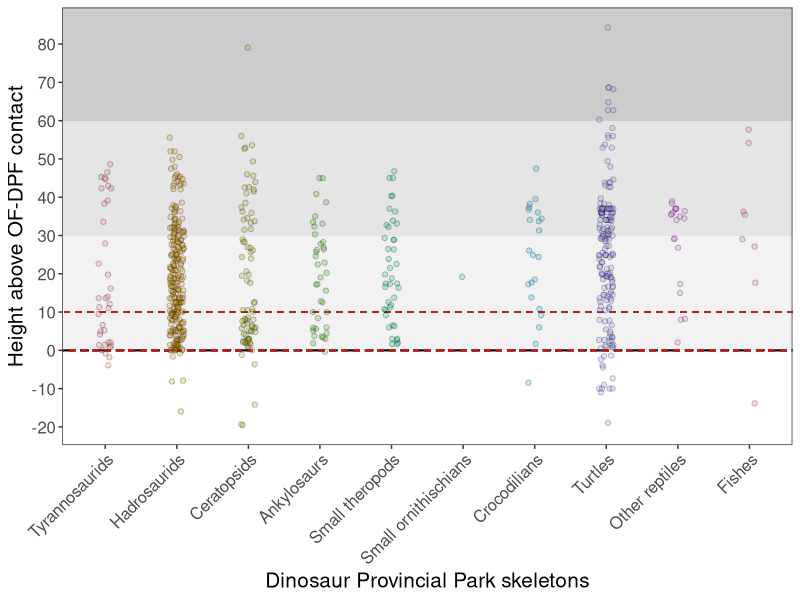
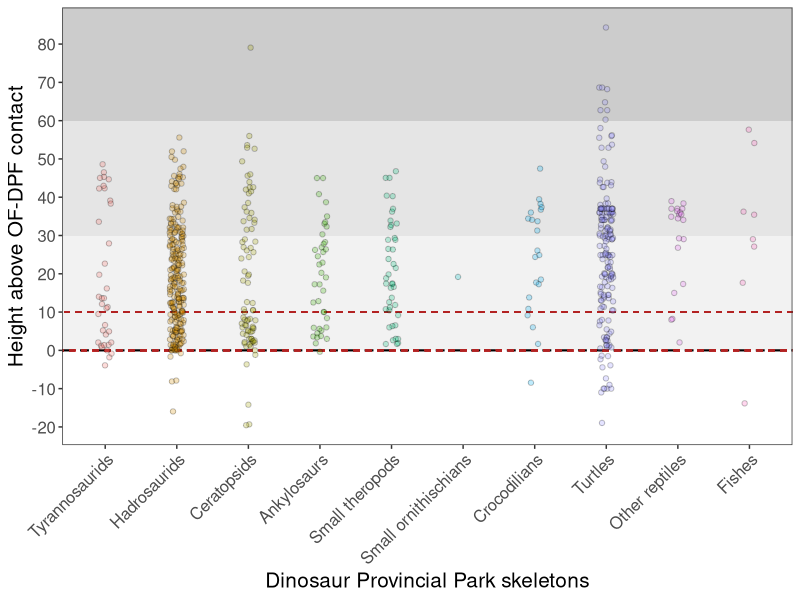

Source code (R) for these figures, in order: (Note: this script raises an error after producing the figures.)
## BIOMASS CORRECTIONS AND PREDATOR-PREY BIOMASS DISTRIBUTIONS ##

## A.V. Demers-Potvin* & H.C.E. Larsson ##
## *script author ##
## date created: 2024/07/29 ##
## last date modified: 2024/08/15 ##

setwd("")

# install.packages("tidyverse")
# install.packages("stringr)
# install.packages("ggpubr")
# install.packages("scales")
library(tidyverse)
library(stringr)
library(ggpubr)
library(scales)


#### Abundance data from Dinosaur Provincial Park ####
# Call Specimens, Localities and Abundance datasets, probably join to biomass clean R script
Localities <- read.csv("Data S4 - Biomass density/Data S4A - Localities master file.csv")
Specimens <- read.csv("Data S4 - Biomass density/Data S4B - Specimens master file.csv")




# Join relevant Localities columns to Specimens dataset, remove surface-collected specimens
Specimen_strat <- left_join(Specimens, Localities %>% select(Locality, Height_Oldman_DPF, Within_DPP_vicinity), by = "Locality")


# Only plot skeletons
Specimen_strat <- Specimen_strat %>% filter(!In_ex_situ %in% c('ex situ'), !Preservation %in% c('IE'), Loc_known %in% c('Y'), !OTU %in% c('Mosasauridae'))

Specimen_strat$OTU2 <- factor(Specimen_strat$OTU2, levels = c('Tyrannosaurids','Hadrosaurids','Ceratopsids','Ankylosaurs','Small theropods','Small ornithischians','Crocodilians',
                                                              'Turtles','Other reptiles','Fishes'))

ggplot(Specimen_strat, aes(x = OTU2, y = Height_Oldman_DPF)) + 
  geom_rect(xmin = 0, xmax = 11, ymin = 0, ymax = 30, fill = 'gray95') +
  geom_rect(xmin = 0, xmax = 11, ymin = 30, ymax = 60, fill = 'gray90') +
  geom_rect(xmin = 0, xmax = 11, ymin = 60, ymax = 90, fill = 'gray80') +
  geom_hline(yintercept = 0, col = 'black', linetype = 'dashed', size = .75) +
  geom_rect(xmin = 0, xmax = 11, ymin = 0, ymax = 10, col = 'firebrick', alpha = 0, linetype = 'dashed') +
  geom_jitter(width = 0.1, aes(fill = OTU2), shape = 21, alpha = 0.25) +
  theme_test() + scale_y_continuous(name = 'Height above OF-DPF contact', breaks = seq(-20,80,10)) +
  theme(axis.text.x = element_text(angle = 45, hjust = 1, size = 12)) + scale_x_discrete('Dinosaur Provincial Park skeletons') +
  theme(axis.text.y = element_text(size = 12)) + theme(axis.title = element_text(size  =15)) +
  theme(legend.position = 'none')
ggsave("DPPall.png", width = 10, height = 6)





#### Estimate absolute abundance ####
# obtain raw counts for each terrestrial and semiaquatic animal; nonadjusted counts, only include isolated elements for animals not preserved

Specimen_strat <- left_join(Specimens, Localities %>% select(Locality, Height_Oldman_DPF), by = 'Locality') %>%
  filter(!In_ex_situ %in% c('ex situ'))

# Include all fossils: as skeletons, microsite elements included only for species completely unrepresented by any skeleton or isolated element (make exception for mammals?)
Specimens.count <- Specimens %>% group_by(Family, OTU, Preservation) %>% count()



# Include only MAZ-1 specimens in DPF lowermost 5 m
Specimens.MAZ1a <- Specimen_strat %>% filter(between(Height_Oldman_DPF, 0, 5))
Specimens.MAZ1a.count <- Specimens.MAZ1a %>% group_by(Family, OTU, Preservation) %>% count()

# Include only MAZ-1 specimens in DPF lowermost 10 m (MAZ-1a, max palaeochannel depth)
Specimens.MAZ1a <- Specimen_strat %>% filter(between(Height_Oldman_DPF, 0, 10))
Specimens.MAZ1a.count <- Specimens.MAZ1a %>% group_by(Family, OTU, Preservation) %>% count()
Abundance.MAZ1a.count <- Abundance_strat %>% filter(Strat_unit %in% c('DPF1')) %>% group_by(OTU) %>% mutate(Sum.Ab = sum (Abundance)) %>% select(OTU, Sum.Ab) %>% unique()

# Repeat for MAZ-1b specimens
Specimens.MAZ1b <- Specimen_strat %>% filter(between(Height_Oldman_DPF, 10, 30))
Specimens.MAZ1b.count <- Specimens.MAZ1b %>% group_by(Family, OTU, Preservation) %>% count()

# Repeat for lower MAZ-2 specimens
Specimens.MAZ2 <- Specimen_strat %>% filter(between(Height_Oldman_DPF, 25, 50))
Specimens.MAZ2.count <- Specimens.MAZ2 %>% group_by(Family, OTU, Preservation) %>% count()





#### Body mass-density regressions ####
# make regression between body mass and density combining mammal vertebrate consumers and reptiles
# (Damuth 1987, corrected for metabolic rate)



# Carnivore/omnivore mass-density dataset (including omnivores)
MD <- read.csv("Data S4 - Biomass density/Data S4D - DamuthMD.csv") %>% 
  mutate(Log.M = log10(Mass), Log.D = log10(Density), Log.D2 = log10(Density.corr))

Carnivores <- MD %>% filter(Taxon %in% c('C_Mammal'))
Theropods <- MD %>% filter(Taxon %in% c('C_Dinosaur'))

ggplot(Carnivores, aes(x = Log.M, y = Log.D, shape = Taxon)) + theme_test() + geom_point(size = 3) +
  geom_point(data = Theropods, size = 3) + 
  scale_shape_manual(values = c(19,21), labels = c('Dinosaur','Mammal')) +
  scale_x_continuous('Log predator mass', limits = c(1.75,6.5), breaks = c(1.5:6.5)) +
  scale_y_continuous('Log predator density', limits = c(-2.5,2.5), breaks = c(-3:2)) +
  geom_smooth(method = lm, se=TRUE, aes(group = 1), col = 'black', size = 0.75) +
  theme(axis.text = element_text(size = 15)) + theme(legend.title = element_blank()) + 
  theme(legend.key.size = unit(7.5, 'mm')) + theme(legend.position = c(.15,.1)) + theme(legend.text = element_text(size = 15))
ggsave("Carnivoran M-D.png", width = 6, height = 5)
# this plot shows how observed tyrannosaur density in DPP MAZ1a is much higher than expected compared with carnivoran mammal mass-density regression
# while small theropod densities are slightly lower than expected



# regression stats for carnivores
cor.test(Carnivores$Log.D, Carnivores$Log.M)
M.D.regression1 <- lm(Log.D ~ Log.M, data = Carnivores)
summary(M.D.regression1)

# predict Gorgosaurus density
predict(M.D.regression1, data.frame(Log.M = log10(2513000)), se.fit = TRUE, interval = 'confidence')
10^(-2.414455-0.291289)
10^(-2.414455+0.291289)
# predicted Gorgosaurus densities are almost 10 times lower than observed ones



# Try dataset with better fit for tyrannosaurs: version with mammal densities multiplied by 10 and reptile densities divided by 20
Predators2 <- MD %>% filter(Taxon %in% c('C_Mammal','Reptile'))
cor.test(Predators2$Log.D2, Predators2$Log.M)
M.D.regression2 <- lm(Log.D2 ~ Log.M, data = Predators2)
summary(M.D.regression2)
confint(M.D.regression2)

ggplot(Predators2, aes(x = Log.M, y = Log.D2, shape = Taxon)) + theme_test() + geom_point(size = 3) +
  geom_point(data = Theropods, size = 3) + 
  scale_shape_manual(values = c(19,21,23), labels = c('Dinosaur','Mammal','Reptile')) +
  scale_x_continuous('Log predator mass', limits = c(-0.1,6.5), breaks = c(0:6)) +
  scale_y_continuous('Log predator density', limits = c(-2.5,4.5), breaks = c(-2:4)) +
  geom_smooth(method = lm, se=TRUE, aes(group=1), col = 'black', size = 0.75) +
  theme(axis.text = element_text(size = 15)) +
  theme(legend.title = element_blank()) + theme(legend.key.size = unit(7.5, 'mm')) +
  theme(legend.position = c(.15,.1)) + theme(legend.text = element_text(size = 15))

# predict Gorgosaurus density
predict(M.D.regression2, data.frame(Log.M = log10(2513000)), se.fit = TRUE, interval = 'confidence')
10^(-0.9312962)
10^(-0.9312962-0.2123318)
10^(-0.9312962+0.2123318)
# lower bound of standard error is closest to observed Gorgosaurus densities so use that bound for other theropod density estimates

predict(M.D.regression2, data.frame(Log.M = log10(96000)), se.fit = TRUE, interval = 'confidence')# Caenagnathus density

predict(M.D.regression2, data.frame(Log.M = log10(63872)), se.fit = TRUE, interval = 'confidence')# Chirostenotes density

predict(M.D.regression2, data.frame(Log.M = log10(19800)), se.fit = TRUE, interval = 'confidence')# Citipes density

predict(M.D.regression2, data.frame(Log.M = log10(57447)), se.fit = TRUE, interval = 'confidence')# Stenonychosaurus density

predict(M.D.regression2, data.frame(Log.M = log10(21789)), se.fit = TRUE, interval = 'confidence')# Saurornitholestes density

predict(M.D.regression2, data.frame(Log.M = log10(15060)), se.fit = TRUE, interval = 'confidence')# Dromaeosaurus density

predict(M.D.regression2, data.frame(Log.M = log10(2330)), se.fit = TRUE, interval = 'confidence')# Hesperonychus density



# Now produce same plot showing corrected small theropod densities
ggplot(Predators2, aes(x = Log.M, y = Log.D2, shape = Taxon)) + theme_test() + geom_point(size = 3) +
  geom_point(data = Theropods, size = 3) + 
  scale_shape_manual(values = c(19,21,23), labels = c('Dinosaur','Mammal','Reptile')) +
  scale_x_continuous('Log predator mass', limits = c(-0.1,6.5), breaks = c(0:6)) +
  scale_y_continuous('Log predator density', limits = c(-2.5,4.5), breaks = c(-2:4)) +
  geom_smooth(method = lm, se=TRUE, aes(group = 1), col = 'black', size = 0.5) +
  theme(axis.text = element_text(size = 15)) + theme(legend.title = element_text(size = 12)) +
  theme(legend.title = element_blank()) + theme(legend.key.size = unit(7.5, 'mm')) +
  theme(legend.position = c(.15,.125)) + theme(legend.text = element_text(size = 15)) +
  geom_segment(x=4.982271, y=-1.836143, xend=4.982271, yend=-0.2771673, linetype=3, size=.1) + #Caenagnathus
  geom_segment(x=-0.42, y=-0.2771673, xend=4.982271, yend=-0.2771673, linetype=3, size=.1) +
  geom_segment(x=4.805311, y=-1.836143, xend=4.805311, yend=-0.1443689, linetype=3, size=.1) + #Chirostenotes
  geom_segment(x=-0.42, y=-0.1443689, xend=4.805311, yend=-0.1443689, linetype=3, size=.1) +
  geom_segment(x=4.759267, y=-1.301030, xend=4.759267, yend=-0.1099087, linetype=3, size=.1) + #Stenonychosaurus
  geom_segment(x=-0.42, y=-0.1099087, xend=4.759267, yend=-0.1099087, linetype=3, size=.1) +
  geom_segment(x=4.296665, y=-1.535113, xend=4.296665, yend=0.2336565, linetype=3, size=.1) + #Citipes
  geom_segment(x=-0.42, y=0.2336565, xend=4.296665, yend=0.2336565, linetype=3, size=.1) +
  geom_segment(x=4.177825, y=-1.42596873227228, xend=4.177825, yend=0.3209559, linetype=3, size=.1) + #Dromaeosaurus
  geom_segment(x=-0.42, y=0.3209559, xend=4.177825, yend=0.3209559, linetype=3, size=.1) +
  geom_segment(x=4.338237, y=-1.42596873227228, xend=4.338237, yend=0.2030122, linetype=3, size=.1) + #Saurornitholestes
  geom_segment(x=-0.42, y=0.2030122, xend=4.338237, yend=0.2030122, linetype=3, size=.1)
ggsave("Predator M-D.png", width = 6, height = 5.5)




# Herbivore mass-density dataset
MHerb <- MD %>% filter(Taxon %in% c('H_Mammal'))
DHerb <- MD %>% filter(Taxon %in% c('H_Dinosaur'))
cor.test(MHerb$Log.D, MHerb$Log.M)
M.D.regression3 <- lm(Log.D ~ Log.M, data = MHerb)
summary(M.D.regression3)
confint(M.D.regression3)

predict(M.D.regression3, data.frame(Log.M = log10(13000)), se.fit = TRUE, interval = 'confidence')# Orodrominae and Foraminacephale densities

predict(M.D.regression3, data.frame(Log.M = log10(25135)), se.fit = TRUE, interval = 'confidence')# Stegoceras

predict(M.D.regression3, data.frame(Log.M = log10(130000)), se.fit = TRUE, interval = 'confidence')# Unescoceratops

predict(M.D.regression3, data.frame(Log.M = log10(178508)), se.fit = TRUE, interval = 'confidence')# Ornithomimus and Struthiomimus

ggplot(MHerb, aes(x = Log.M, y = Log.D, shape = Taxon)) + theme_test() + geom_point(size = 3) +
  geom_point(data = DHerb, size = 3) + 
  scale_shape_manual(values = c(19,21), labels = c('Dinosaur','Mammal')) +
  scale_x_continuous('Log herbivore mass') +
  scale_y_continuous('Log herbivore density') +
  geom_smooth(method = lm, se=TRUE, aes(group=1), col = 'black', size = 0.75) +
  theme(axis.text = element_text(size = 15)) +
  theme(legend.title = element_blank()) + theme(legend.key.size = unit(7.5, 'mm')) +
  theme(legend.position = c(.15,.1)) + theme(legend.text = element_text(size = 15)) +
  geom_segment(x=4.113943, y=-1.65321251377534, xend=4.113943, yend=0.9295777, linetype=3, size=.1) + # Orodrominae and Foraminacephale
  geom_segment(x=1.9, y=0.9295777, xend=4.113943, yend=0.9295777, linetype=3, size=.1) +
  geom_segment(x=4.400279, y=-1.35218251811136, xend=4.400279, yend=0.7439881, linetype=3, size=.1) + # Stegoceras
  geom_segment(x=1.9, y=0.7439881, xend=4.400279, yend=0.7439881, linetype=3, size=.1) +
  geom_segment(x=5.113943, y=-2.0791813, xend=5.113943, yend=0.2814234, linetype=3, size=.1) + # Unescoceratops
  geom_segment(x=1.9, y=0.2814234, xend=5.113943, yend=0.2814234, linetype=3, size=.1) +
  geom_segment(x=5.251658, y=-1.0982045, xend=5.251658, yend=0.1921632, linetype=3, size=.1) + # Ornithomimids
  geom_segment(x=1.9, y=0.1921632, xend=5.251658, yend=0.1921632, linetype=3, size=.1)
ggsave("Herbivore M-D.png", width = 6, height = 5.5)







#### Gorgosaurus survivorship curve ####
TyrOnt <- read.csv("Data S4 - Biomass density/Data S4E - Tyrannosaur ontogeny.csv") %>% filter(Taxon %in% c('Gorgosaurus')) %>%
  mutate(B.proportion.perc = B.proportion*100)
sum(TyrOnt$B.proportion.perc)

# Biomass proportions at every age
B <- ggplot(TyrOnt, aes(x = Age, y = B.proportion.perc)) + geom_bar(stat = 'identity', col = 'black', fill = 'grey95', width = 0.75) + theme_test() +
  scale_y_continuous('Biomass proportion (%)', lim = c(0,15)) + scale_x_continuous(breaks = seq(0,26,2)) +
  geom_vline(xintercept = 4.5, linetype = 'dashed', size = 1) + geom_vline(xintercept = 11.5, linetype = 'dashed', size = 1) +
  geom_vline(xintercept = 5.5, linetype = 'dotted', size = 1, col = 'grey50') + geom_vline(xintercept = 16.5, linetype = 'dotted', size = 1, col = 'grey50') +
  theme(axis.text = element_text(size = 15)) + theme(axis.title = element_text(size = 15)) + theme(axis.title = element_text(size = 15))
# Body mass at every age
options(scipen=999)
M <- ggplot(TyrOnt, aes(x = Age, y = M.Erickson2)) + geom_bar(stat = 'identity', col = 'black', fill = 'grey95', width = 0.75) + theme_test() +
  scale_y_log10('Body mass (kg)', lim = c(1,10000)) + scale_x_continuous(breaks = seq(0,26,2)) +
  geom_vline(xintercept = 4.5, linetype = 'dashed', size = 1) + geom_vline(xintercept = 11.5, linetype = 'dashed', size = 1) +
  geom_vline(xintercept = 5.5, linetype = 'dotted', size = 1, col = 'grey50') + geom_vline(xintercept = 16.5, linetype = 'dotted', size = 1, col = 'grey50') +
  theme(axis.text = element_text(size = 15)) + theme(axis.title = element_text(size = 15)) + theme(axis.title = element_text(size = 15))
M
ggarrange(B, M, ncol = 1, nrow = 2)
ggsave("Tyrannosaur ontogeny.png", width = 10, height = 7)






#### Biomass plots ####
Biomass <- read.csv("Data S4 - Biomass density/Data S4F - Predator-prey B.csv")

# version with DPP MAZ-1a, African and Indian predators
Biomass1 <- Biomass %>% filter(Group %in% c('All','Komodo','Wolf'), !Biostrat %in% c('MAZ-2','MAZ-1b'))
options(scipen=999)
ggplot(Biomass1, aes(x = Prey.Biomass.kg.km2, y = Predator.Biomass.kg.km2, shape = Fauna, fill = Fauna)) + theme_test() +
  scale_x_log10(limits = c(50,14000)) + scale_y_log10(labels = label_number(accuracy = 1)) + 
  labs(x = bquote('Total prey biomass'~(kg/km^2)), y = bquote('Total predator biomass'~(kg/km^2))) + 
  annotation_logticks(sides = 'trbl') + geom_point(size = 5) +
  
  scale_shape_manual('Fauna', breaks = c('DPP time averaged','DPP time averaged megafauna','DPF MAZ-1a','DPF MAZ-1a with juveniles','DPF MAZ-1a with Caen+Troo as prey','DPF MAZ-1a with Caen+Troo as predators',
                                'Africa predators','India predators','Gray wolf (North America)',
                                'Komodo (Jessop et al., 2020)','Komodo (Auffenberg, 1981)'), 
                     values = c(21,21,21,21,21,21,1,2,5,0,22),
                     labels = c('DPP time averaged','DPP time averaged\nmegafauna','DPF MAZ-1a','DPF MAZ-1a\nwith juveniles','DPF MAZ-1a with\nCaen+Troo as prey','DPF MAZ-1a with\nCaen+Troo as predators',
                              'Africa predators','India predators','Gray wolf\n(North America)',
                              'Komodo\n(Jessop et al., 2020)','Komodo\n(Auffenberg, 1981)')) +
  
  scale_fill_manual('Fauna', breaks = c('DPP time averaged','DPP time averaged megafauna','DPF MAZ-1a','DPF MAZ-1a with juveniles','DPF MAZ-1a with Caen+Troo as prey','DPF MAZ-1a with Caen+Troo as predators',
                               'Africa predators','India predators','Gray wolf (North America)',
                               'Komodo (Jessop et al., 2020)','Komodo (Auffenberg, 1981)'),
                    values = c('black','gray','#0868ac','#43a2ca','#7bccc4','#bae4bc',
                               'black','black','black','black','gray'), 
                    labels = c('DPP time averaged','DPP time averaged\nmegafauna','DPF MAZ-1a','DPF MAZ-1a\nwith juveniles','DPF MAZ-1a with\nCaen+Troo as prey','DPF MAZ-1a with\nCaen+Troo as predators',
                             'Africa predators','India predators','Gray wolf\n(North America)',
                             'Komodo\n(Jessop et al., 2020)','Komodo\n(Auffenberg, 1981)')) +
  
  theme(axis.text = element_text(size = 15)) + theme(axis.title = element_text(size = 20)) +
  theme(legend.text = element_text(size = 15)) + theme(legend.title = element_text(size = 20)) +
  theme(legend.position = 'right') + theme(legend.key.size = unit(14, 'mm')) +
  guides(shape = guide_legend(nrow = 11), fill = guide_legend(nrow = 11))

ggsave("Biomass_MAZ-1a.png", width = 11, height = 7.5)



# version with DPF MAZ-1b, MAZ-2
Biomass2 <- Biomass %>% filter(Group %in% c('All','Komodo','Wolf'), !Biostrat %in% c('MAZ-1a'))
options(scipen=999)
ggplot(Biomass2, aes(x = Prey.Biomass.kg.km2, y = Predator.Biomass.kg.km2, shape = Fauna, fill = Fauna)) + theme_test() +
  scale_x_log10(limits = c(50,14000)) + scale_y_log10(labels = label_number(accuracy = 1)) + 
  labs(x = bquote('Total prey biomass'~(kg/km^2)), y = bquote('Total predator biomass'~(kg/km^2))) + 
  annotation_logticks(sides = 'trbl') + geom_point(size = 5) +
  
  scale_shape_manual('Fauna', breaks = c('DPP time averaged','DPP time averaged megafauna',
                                         'DPF MAZ-1b','DPF MAZ-1b with juveniles','DPF MAZ-1b with Caen+Troo as prey','DPF MAZ-1b with Caen+Troo as predators',
                                         'DPF MAZ-2','DPF MAZ-2 with juveniles','DPF MAZ-2 with Caen+Troo as prey','DPF MAZ-2 with Caen+Troo as predators',
                                         'Africa predators','India predators','Gray wolf (North America)',
                                         'Komodo (Jessop et al., 2020)','Komodo (Auffenberg, 1981)'), 
                     values = c(21,21,21,21,21,21,21,21,21,21,1,2,5,0,22),
                     labels = c('DPP time averaged','DPP time averaged\nmegafauna',
                                'DPF MAZ-1b','DPF MAZ-1b\nwith juveniles','DPF MAZ-1b with\nCaen+Troo as prey','DPF MAZ-1b with\nCaen+Troo as predators',
                                'DPF MAZ-2','DPF MAZ-2\nwith juveniles','DPF MAZ-2 with\nCaen+Troo as prey','DPF MAZ-2 with\nCaen+Troo as predators',
                                'Africa predators','India predators','Gray wolf\n(North America)',
                                'Komodo\n(Jessop et al., 2020)','Komodo\n(Auffenberg, 1981)')) +
  
  scale_fill_manual('Fauna', breaks = c('DPP time averaged','DPP time averaged megafauna',
                                        'DPF MAZ-1b','DPF MAZ-1b with juveniles','DPF MAZ-1b with Caen+Troo as prey','DPF MAZ-1b with Caen+Troo as predators',
                                        'DPF MAZ-2','DPF MAZ-2 with juveniles','DPF MAZ-2 with Caen+Troo as prey','DPF MAZ-2 with Caen+Troo as predators',
                                        'Africa predators','India predators','Gray wolf (North America)',
                                        'Komodo (Jessop et al., 2020)','Komodo (Auffenberg, 1981)'),
                    values = c('black','gray','#54278f','#756bb1','#9e9ac8','#cbc9e2',
                               '#980043','#dd1c77','#df65b0','#d7b5d8','black','black','black','black','gray'), 
                    labels = c('DPP time averaged','DPP time averaged\nmegafauna',
                               'DPF MAZ-1b','DPF MAZ-1b\nwith juveniles','DPF MAZ-1b with\nCaen+Troo as prey','DPF MAZ-1b with\nCaen+Troo as predators',
                               'DPF MAZ-2','DPF MAZ-2\nwith juveniles','DPF MAZ-2 with\nCaen+Troo as prey','DPF MAZ-2 with\nCaen+Troo as predators',
                               'Africa predators','India predators','Gray wolf\n(North America)',
                               'Komodo\n(Jessop et al., 2020)','Komodo\n(Auffenberg, 1981)')) +
  
  theme(axis.text = element_text(size = 15)) + theme(axis.title = element_text(size = 20)) +
  theme(legend.text = element_text(size = 12)) + theme(legend.title = element_text(size = 15)) +
  theme(legend.position = 'right') + theme(legend.key.size = unit(12, 'mm')) +
  guides(shape = guide_legend(nrow = 15), fill = guide_legend(nrow = 15))

ggsave("Biomass_MAZ-1b.png", width = 11, height = 8.25)



# version with Gorgosaurus, lion and tiger only
Biomass3 <- Biomass %>% filter(Group %in% c('Select','Komodo','Wolf','Lion only','Tiger only'))
options(scipen=999)

ggplot(Biomass3, aes(x = Prey.Biomass.kg.km2, y = Predator.Biomass.kg.km2, shape = Fauna, fill = Fauna)) + theme_test() +
  scale_x_log10(limits = c(50,14000)) + scale_y_log10(labels = label_number(accuracy = 1)) + 
  labs(x = bquote('Total prey biomass'~(kg/km^2)), y = bquote('Total predator biomass'~(kg/km^2))) + 
  annotation_logticks(sides = 'trbl') + geom_point(size = 5) +
  
  scale_shape_manual('Fauna', breaks = c('DPP time averaged','DPP time averaged megafauna','DPF MAZ-1a','DPF MAZ-1a with juveniles','DPF MAZ-1a with Caen+Troo as prey','DPF MAZ-1a with Caen+Troo as predators',
                                         'DPF MAZ-1b','DPF MAZ-1b with juveniles','DPF MAZ-1b with Caen+Troo as prey','DPF MAZ-1b with Caen+Troo as predators',
                                         'DPF MAZ-2','DPF MAZ-2 with juveniles','DPF MAZ-2 with Caen+Troo as prey','DPF MAZ-2 with Caen+Troo as predators',
                                         'Lion only','Tiger only','Gray wolf (North America)',
                                         'Komodo (Jessop et al., 2020)','Komodo (Auffenberg, 1981)'), 
                     values = c(21,21,21,21,21,21,21,21,21,21,21,21,21,21,1,2,5,0,22),
                     labels = c('DPP time averaged','DPP time averaged\nmegafauna','DPF MAZ-1a','DPF MAZ-1a\nwith juveniles','DPF MAZ-1a with\nCaen+Troo as prey','DPF MAZ-1a with\nCaen+Troo as predators',
                                'DPF MAZ-1b','DPF MAZ-1b\nwith juveniles','DPF MAZ-1b with\nCaen+Troo as prey','DPF MAZ-1b with\nCaen+Troo as predators',
                                'DPF MAZ-2','DPF MAZ-2\nwith juveniles','DPF MAZ-2 with\nCaen+Troo as prey','DPF MAZ-2 with\nCaen+Troo as predators',
                                'Lion only','Tiger only','Gray wolf\n(North America)',
                                'Komodo\n(Jessop et al., 2020)','Komodo\n(Auffenberg, 1981)')) +
  
  scale_fill_manual('Fauna', breaks = c('DPP time averaged','DPP time averaged megafauna','DPF MAZ-1a','DPF MAZ-1a with juveniles','DPF MAZ-1a with Caen+Troo as prey','DPF MAZ-1a with Caen+Troo as predators',
                                        'DPF MAZ-1b','DPF MAZ-1b with juveniles','DPF MAZ-1b with Caen+Troo as prey','DPF MAZ-1b with Caen+Troo as predators',
                                        'DPF MAZ-2','DPF MAZ-2 with juveniles','DPF MAZ-2 with Caen+Troo as prey','DPF MAZ-2 with Caen+Troo as predators',
                                        'Lion only','Tiger only','Gray wolf (North America)',
                                        'Komodo (Jessop et al., 2020)','Komodo (Auffenberg, 1981)'),
                    values = c('black','gray','#0868ac','#43a2ca','#7bccc4','#bae4bc','#54278f','#756bb1','#9e9ac8','#cbc9e2',
                               '#980043','#dd1c77','#df65b0','#d7b5d8','black','black','black','black','gray'), 
                    labels = c('DPP time averaged','DPP time averaged\nmegafauna','DPF MAZ-1a','DPF MAZ-1a\nwith juveniles','DPF MAZ-1a with\nCaen+Troo as prey','DPF MAZ-1a with\nCaen+Troo as predators',
                               'DPF MAZ-1b','DPF MAZ-1b\nwith juveniles','DPF MAZ-1b with\nCaen+Troo as prey','DPF MAZ-1b with\nCaen+Troo as predators',
                               'DPF MAZ-2','DPF MAZ-2\nwith juveniles','DPF MAZ-2 with\nCaen+Troo as prey','DPF MAZ-2 with\nCaen+Troo as predators',
                               'Lion only','Tiger only','Gray wolf\n(North America)',
                               'Komodo\n(Jessop et al., 2020)','Komodo\n(Auffenberg, 1981)')) +
  
  theme(axis.text = element_text(size = 15)) + theme(axis.title = element_text(size = 20)) +
  theme(legend.text = element_text(size = 12)) + theme(legend.title = element_blank()) +
  theme(legend.position = 'bottom') + theme(legend.key.size = unit(10, 'mm')) +
  guides(shape = guide_legend(nrow = 5), fill = guide_legend(nrow = 5))

ggsave("Biomass_Gorgo_NEW.png", width = 10, height = 11)




# Individual apex predator biomasses: DPF
PB <- read.csv("Data S4 - Biomass density/Data S4G - Predator biomass.csv")

DPF <- PB %>% filter(Ecosystem %in% c("DPF MAZ1a"))
DPF$Predator <- factor(DPF$Predator, levels = c('G. libratus','Daspleto','Caena','Stenony','Saurorni','Dromaeo','Other'))
DPF$Group <- factor(DPF$Group, levels = c('Uncorrected','Corrected'))

DPFplot <- ggplot(DPF, aes(x = Predator, y = B, fill = Group)) + geom_bar(stat = 'identity', position = 'dodge', col = 'black') + theme_test() +
  scale_fill_manual(breaks = c('Uncorrected','Corrected'), values = c('black','grey'), name = '') +
  labs(y = bquote('Biomass density'~(kg/km^2))) + scale_y_continuous(lim = c(0,220)) +
  scale_x_discrete('DPF predator') +
  theme(axis.text.x = element_text(angle = 45, vjust = 1, hjust = 1, size = 15)) + 
  theme(axis.text.y = element_text(size = 15)) + theme(legend.position = 'top') + theme(legend.key.size = unit(5, 'mm')) +
  theme(legend.text = element_text(size = 15)) + theme(axis.title = element_text(size = 20))
DPFplot



# Individual apex predator biomasses: Africa 
Africa <- PB %>% filter(Ecosystem %in% c("Africa")) %>% group_by(Name,Predator) %>% select(!Group) %>% 
  mutate(MeanB = mean(B), SD = sd(B), Variance = var(B)) %>% select(!B) %>% select(!Proportion) %>% unique()
Africa$Predator <- factor(Africa$Predator, levels = c('P. leo','C. crocuta','P. pardus','H. hyaena','A. jubatus','L. pictus'))

Africaplot <- ggplot(Africa, aes(x = Predator, y = MeanB)) + geom_bar(stat = 'identity', position = 'dodge', col = 'black', fill = 'gray', width = .5) + theme_test() +
  labs(y = bquote('Biomass density'~(kg/km^2))) + scale_y_continuous(lim = c(0,30), breaks = seq(0,30,by =5)) +
  scale_x_discrete('Africa predator') +
  theme(axis.text.x = element_text(angle = 45, vjust = 1, hjust = 1, size = 15)) + 
  theme(axis.text.y = element_text(size = 15)) +
  theme(legend.text = element_text(size = 15)) + theme(axis.title = element_text(size = 20)) +
  geom_errorbar(aes(ymax = MeanB+SD, ymin = MeanB), width = .5)
Africaplot


# combine DPF and Africa plots
ggarrange(DPFplot, Africaplot, ncol = 2, nrow = 1)
ggsave("DPF+Africa predators.png", width = 8, height = 6)



### END OF SCRIPT ###